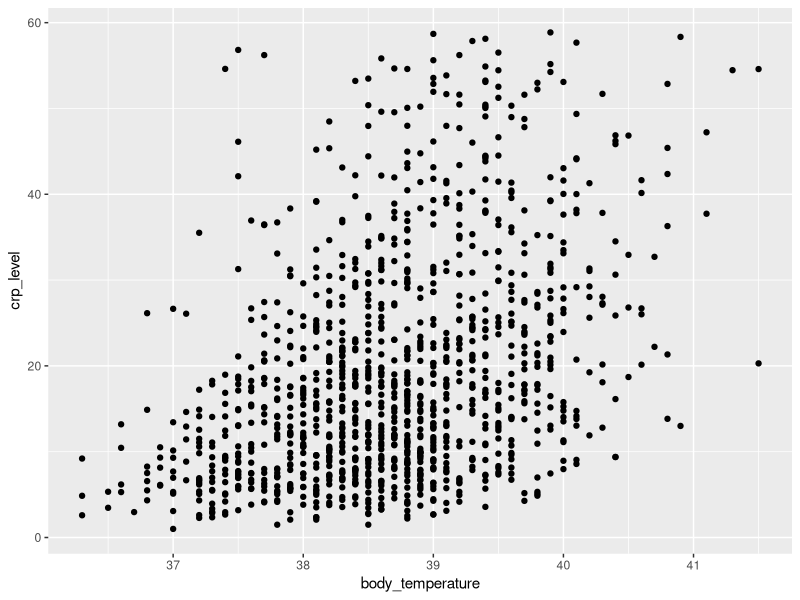
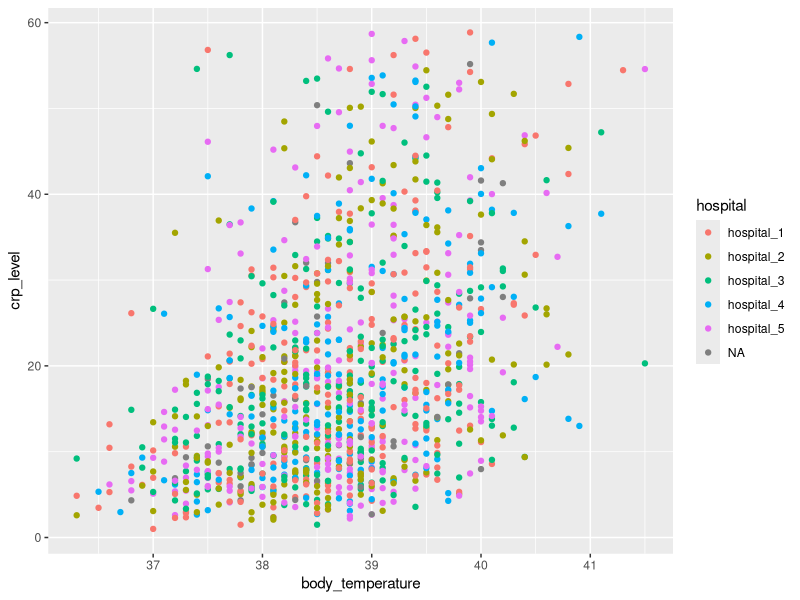
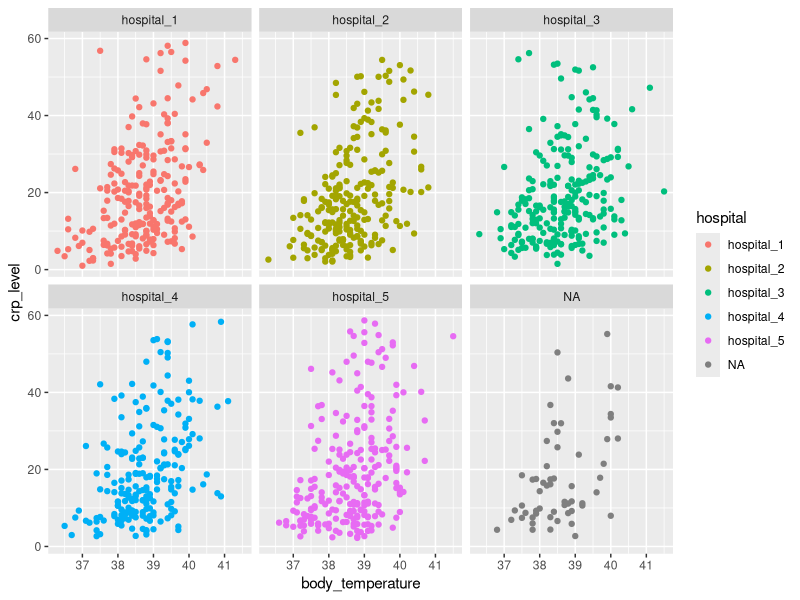
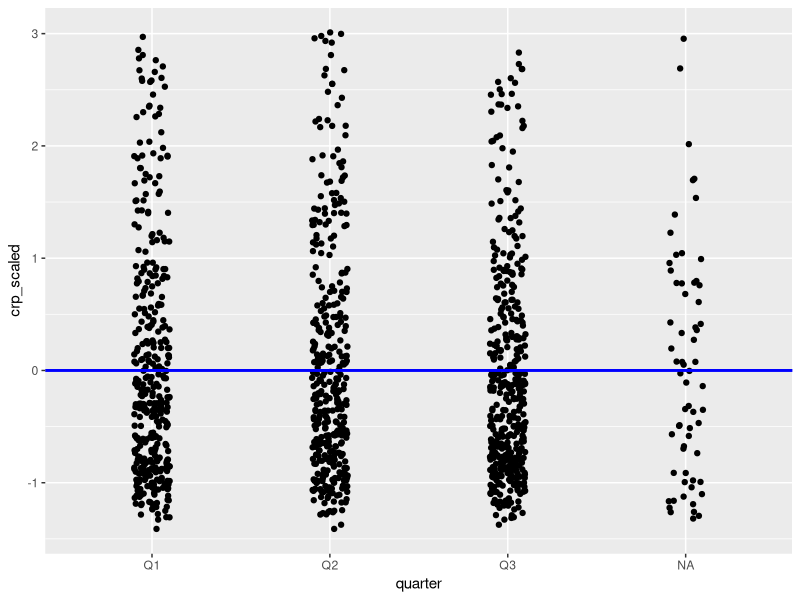
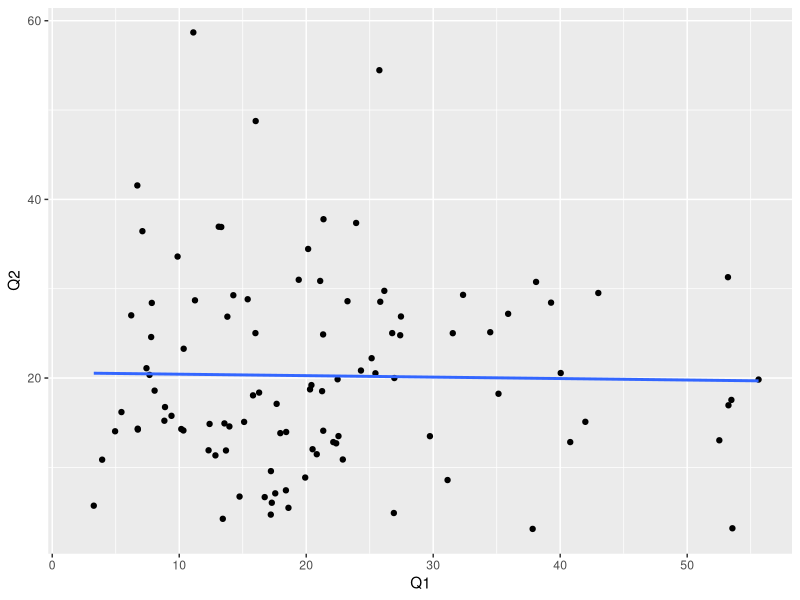

The R source for these figures, in order:
## ---- chunk 1
#| message: false
library(tidyverse)
## ---- chunk 2
example <- c(22, 87, NA, 32)
## ---- chunk 3
class(example)
## ---- chunk 4
example <- c(22, 87, NA, "unsure")
## ---- chunk 5
class(example)
## ---- chunk 6
winnings <- c("first", "second", "third", "fourth")
## ---- chunk 7
seq_along(winnings)
## ---- chunk 8
winnings[c(1, 3)]
## ---- chunk 9
#| message: false
infections <- read_csv("data/infections.csv")
## ---- chunk 10
#| eval: true
head(infections)
## ---- chunk 11
#| eval: true
nrow(infections)
## ---- chunk 12
#| eval: true
ncol(infections)
## ---- chunk 13
#| eval: true
summary(infections)
## ---- chunk 14
#| eval: true
str(infections)
## ---- chunk 15
#| eval: true
unique(infections$infection_type)
## ---- chunk 16
#| eval: true
sum(is.na(infections$infection_type))
## ---- chunk 17
infections[, c("patient_id", "systolic_pressure")]
## ---- chunk 18
#| eval: true
infections[1:3, c("patient_id", "systolic_pressure")]
## ---- chunk 19
ggplot(infections, aes(x = body_temperature, y = crp_level)) +
  geom_point()
## ---- chunk 20
ggplot(infections, aes(x = body_temperature, y = crp_level,
                       colour = hospital)) +
  geom_point()
## ---- chunk 21
ggplot(infections, aes(x = body_temperature, y = crp_level,
                       colour = hospital)) +
  geom_point() +
  facet_wrap(facets = vars(hospital))
## ---- chunk 22
colnames(infections)
## ---- chunk 23
select(infections, patient_id, body_temperature)
## ---- chunk 24
select(infections, where(is.numeric))
## ---- chunk 25
select(infections, contains("_id"))
## ---- chunk 26
mutate(infections, crp_scaled = scale(crp_level))
## ---- chunk 27
example <- mutate(infections, crp_scaled = scale(crp_level))
## ---- chunk 28
ggplot(example, aes(x = quarter, y = crp_scaled)) +
  geom_jitter(width = 0.1) +
  geom_hline(yintercept = 0, colour = "blue", linewidth = 1)
## ---- chunk 29
mutate(infections,
       risk_factor = ifelse(vaccination_status == "unvaccinated" & icu_admission == TRUE, "high", NA))
## ---- chunk 30
infections_summary <- infections |> 
  drop_na() |> 
  group_by(hospital, quarter, infection_type, vaccination_status, age_group) |> 
  summarise(mean_crp = round(mean(crp_level, na.rm = TRUE), 2)) |> 
  ungroup()
## ---- chunk 31
head(infections_summary)
## ---- chunk 32
infections_wide <- infections_summary |> 
  pivot_wider(names_from = "quarter",
              values_from = "mean_crp")
## ---- chunk 33
head(infections_wide)
## ---- chunk 34
#| message: false
#| warning: false
ggplot(infections_wide, aes(x = Q1, y = Q2)) +
  geom_point() +
  geom_smooth(method = "lm", se = FALSE)
## ---- chunk 35
pivot_longer(infections_wide,
             cols = Q1:Q3,           # columns to pivot
             names_to = "quarter",   # column for headings
             values_to = "mean_crp") # column for values
## ---- chunk 36
infections |> count(hospital)
## ---- chunk 37
#| message: false
hospital_info <- read_csv("data/hospital_info.csv")
## ---- chunk 38
infections_left <- left_join(infections, hospital_info, by = "hospital")
## ---- chunk 39
infections_left |> 
  select(patient_id, hospital, hospital_name, location, bed_capacity, teaching_hospital) |> 
  head()
## ---- chunk 40
nrow(infections_left)
## ---- chunk 41
infections_right <- right_join(infections, hospital_info, by = "hospital")
## ---- chunk 42
head(infections_right)
## ---- chunk 43
nrow(infections_right)
## ---- chunk 44
infections_right |> count(hospital)
## ---- chunk 45
infections_inner <- inner_join(infections, hospital_info, by = "hospital")
## ---- chunk 46
nrow(infections_inner)
## ---- chunk 47
infections_inner |> count(hospital)
## ---- chunk 48
infections_full <- full_join(infections, hospital_info, by = "hospital")
## ---- chunk 49
nrow(infections_full)
## ---- chunk 50
infections_full |> count(hospital)
